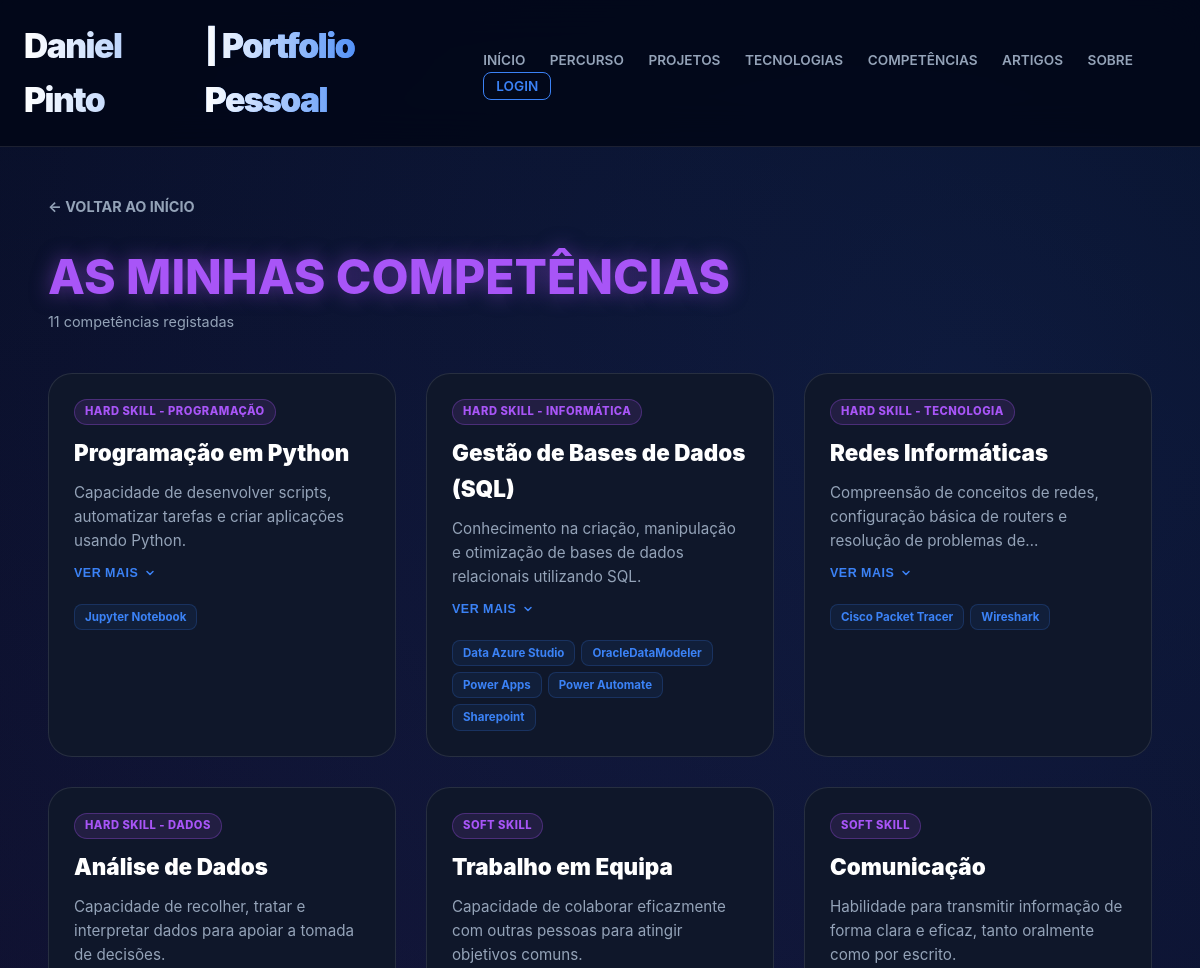
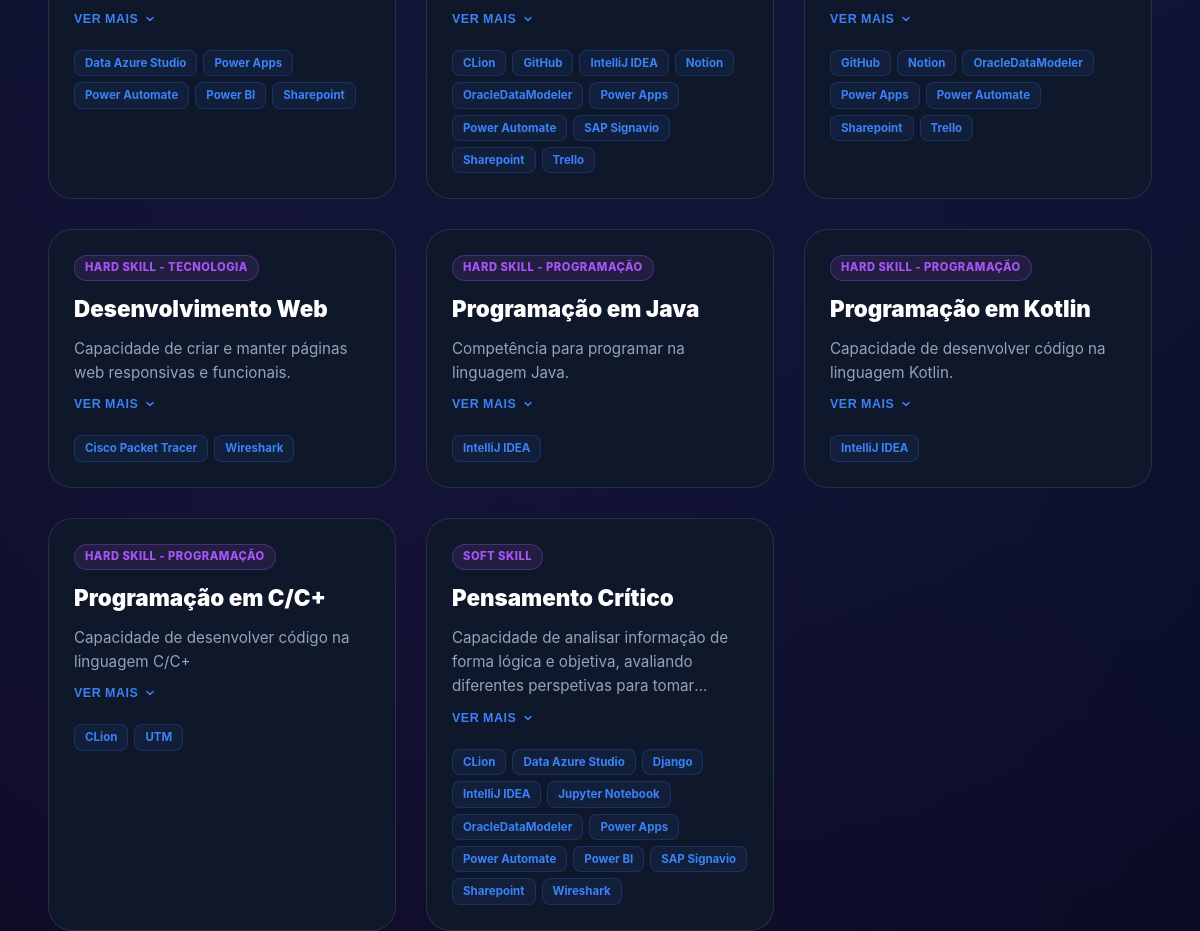
The page /competencias/ on the database its author committed (2 pictures, top to bottom).
### portfolioPessoal/models.py (models this page shows, shortened)
class Competencia(models.Model):
    nomeCompetencia = models.CharField(max_length=100, verbose_name="Competência")
    descricaoCompetencia = models.TextField(verbose_name="Descrição")
    categoria = models.CharField(max_length=50, verbose_name="Categoria")
    tfcs = models.ManyToManyField('TFC', related_name='competencias_validas', blank=True, verbose_name="TFCs Associados")
    formacoes = models.ManyToManyField('Formacao', related_name='competencias_validas', blank=True, verbose_name="Formações Relacionadas")
    interesses = models.ManyToManyField('Interesse', related_name='competencias_validas', blank=True, verbose_name="Interesses Relacionados")
    tecnologias = models.ManyToManyField('Tecnologia', related_name='competencias_validas', blank=True, verbose_name="Tecnologias Utilizadas")
    class Meta:
        verbose_name = "Competência"
        verbose_name_plural = "Competências"

class Tecnologia(models.Model):
    nomeTecnologia = models.CharField(max_length=100, primary_key=True, verbose_name="Nome da Tecnologia")
    descricaoTecnologia = models.TextField(verbose_name="Descrição")
    logotipo = models.ImageField(upload_to='tecnologias/', blank=True, null=True, verbose_name="Logotipo")
    linkSite = models.URLField(blank=True, null=True, verbose_name="Link do Site Oficial")
    tipoTecnologia = models.CharField(max_length=50, verbose_name="Tipo de Tecnologia")
    classificacao = models.IntegerField(verbose_name="Classificação")
    class Meta:
        verbose_name = "Tecnologia"
        verbose_name_plural = "Tecnologias"

### portfolioPessoal/views.py (the view)
# urls.py: path('competencias/', views.competencias_view, name='competencias'),
def competencias_view(request):
    gestor = is_gestor(request.user)
    return render(request, 'portfoliopessoal/competencias.html', {
        'competencias': Competencia.objects.all(),
        'is_gestor': gestor,
    })

### portfolioPessoal/context_processors.py (called while the page is built)
def gestor_context(request):
    is_gestor = (
        request.user.is_authenticated and
        request.user.groups.filter(name='gestor-portfolio').exists()
    )
    return {'is_gestor_global': is_gestor}

### portfolioPessoal/views.py (called while the page is built)
def is_gestor(user):
    return user.is_authenticated and user.groups.filter(name='gestor-portfolio').exists()

### portfolioPessoal/templates/portfoliopessoal/competencias.html (shortened to what this page needs)
{% extends 'portfoliopessoal/base.html' %}
{% block content %}
<div style="padding-top: 40px; animation: fadeInUp 0.8s ease-out;">
    {% if gestao %}
    <a href="{% url 'admin_dashboard' %}" class="btn-back">← Voltar ao Painel</a>
    {% else %}
    <a href="{% url 'portfolio' %}" class="btn-back">← Voltar ao Início</a>
    {% endif %}
    <div style="display: flex; justify-content: space-between; align-items: center; margin-bottom: 40px;">
        <div>
            <h2 class="hero-subtitle" style="margin: 0 0 6px 0;">As Minhas <span>Competências</span></h2>
            <p style="color: var(--text-muted); margin: 0; font-size: 0.9rem;">{{ competencias|length }} competência{{ competencias|length|pluralize:"s" }} registada{{ competencias|length|pluralize:"s" }}</p>
        </div>
    </div>
    <section class="project-grid">
        {% for c in competencias %}
        <article class="p-card anim-scale" style="animation-delay: {{ forloop.counter0 }}00ms;">
            <div class="p-info">
                <div style="display: flex; align-items: center; justify-content: space-between; margin-bottom: 10px;">
                    <span style="
                        background: {% if c.categoria == 'Hard Skill' %}rgba(59,130,246,0.12){% else %}rgba(168,85,247,0.12){% endif %};
                        border: 1px solid {% if c.categoria == 'Hard Skill' %}rgba(59,130,246,0.3){% else %}rgba(168,85,247,0.3){% endif %};
                        color: {% if c.categoria == 'Hard Skill' %}var(--accent){% else %}var(--purple){% endif %};
                        padding: 3px 10px; border-radius: 20px;
                        font-size: 0.7rem; font-weight: 800; text-transform: uppercase; letter-spacing: 0.5px;">
                        {{ c.categoria }}
                    </span>
                </div>
                <h3>{{ c.nomeCompetencia }}</h3>
                <p class="p-text" id="text-{{ c.id }}">{{ c.descricaoCompetencia }}</p>
                <button class="p-expand-btn" onclick="toggleDesc('{{ c.id }}')">
                    <span id="label-{{ c.id }}">Ver mais</span>
                    <svg id="arrow-{{ c.id }}" width="12" height="12" viewBox="0 0 24 24" fill="none" stroke="currentColor" stroke-width="3" stroke-linecap="round" stroke-linejoin="round">
                        <path d="m6 9 6 6 6-6"/>
                    </svg>
                </button>
                {% if c.tecnologias.all %}
                <div style="margin-top: 14px; display: flex; flex-wrap: wrap; gap: 6px;">
                    {% for t in c.tecnologias.all %}
                    <span style="background: rgba(59,130,246,0.08); border: 1px solid rgba(59,130,246,0.2); color: var(--accent); padding: 3px 10px; border-radius: 8px; font-size: 0.72rem; font-weight: 700; transition: 0.2s;"
                          onmouseover="this.style.background='rgba(59,130,246,0.18)'"
                          onmouseout="this.style.background='rgba(59,130,246,0.08)'">
                        {{ t.nomeTecnologia }}
                    </span>
                    {% endfor %}
                </div>
                {% endif %}
            </div>
        </article>
        {% empty %}
        <div style="grid-column: 1 / -1; text-align: center; padding: 80px 50px;">
            <div style="font-size: 3rem; margin-bottom: 16px;">⚡</div>
            <p style="color: var(--text-muted);">Ainda não tens competências registadas.</p>
        </div>
        {% endfor %}
    </section>
</div>
{% endblock %}

### portfolioPessoal/static/style.css (style rules this page uses)
:root { --bg-deep: #020617; --bg-card: #0f172a; --bg-input: rgba(2, 6, 23, 0.6); --accent: #3b82f6; --accent-glow: rgba(59, 130, 246, 0.5); --purple: #a855f7; --purple-glow: rgba(168, 85, 247, 0.5); --text-main: #f8fafc; --text-muted: #94a3b8; --border: rgba(255, 255, 255, 0.1); }
body { font-family: 'Inter', sans-serif; background-color: var(--bg-deep); background-image: radial-gradient(circle at 80% 20%, rgba(59, 130, 246, 0.15), transparent), radial-gradient(circle at 20% 80%, rgba(168, 85, 247, 0.1), transparent); background-attachment: fixed; margin: 0; color: var(--text-main); overflow-x: hidden; line-height: 1.6; }
.hero-subtitle { font-size: 3rem; font-weight: 800; color: var(--purple); margin: 10px 0 25px 0; line-height: 1.1; text-transform: uppercase; text-shadow: 0 0 20px var(--purple-glow); }
.btn-back { display: inline-flex; align-items: center; gap: 8px; color: var(--text-muted); text-decoration: none; font-size: 0.9rem; font-weight: 700; margin-bottom: 25px; transition: 0.3s; text-transform: uppercase; }
.project-grid { display: grid; grid-template-columns: repeat(auto-fill, minmax(300px, 1fr)); gap: 30px; margin-top: 40px; align-items: stretch; }
.p-card { background: var(--bg-card); border-radius: 24px; border: 1px solid var(--border); overflow: hidden; transition: 0.3s ease; display: flex; flex-direction: column; }
.p-info { padding: 25px; flex-grow: 1; display: flex; flex-direction: column; }
.p-info h3 { margin: 0 0 10px 0; font-size: 1.4rem; font-weight: 900; color: #ffffff; }
.p-text { color: var(--text-muted); font-size: 0.95rem; line-height: 1.6; margin: 0 0 12px 0; display: -webkit-box; -webkit-line-clamp: 3; -webkit-box-orient: vertical; overflow: hidden; transition: max-height 0.4s ease; }
.p-expand-btn { background: none; border: none; color: var(--accent); font-size: 0.78rem; font-weight: 800; text-transform: uppercase; cursor: pointer; padding: 0; display: inline-flex; align-items: center; gap: 6px; margin-bottom: 10px; letter-spacing: 0.5px; transition: color 0.2s; }
.p-expand-btn svg { transition: transform 0.3s ease; }
.anim-scale { animation: scaleIn 0.5s ease-out both; }
.p-card { position: relative; overflow: hidden; }
.p-card::before { content: ''; position: absolute; top: 0; left: 0; right: 0; height: 2px; background: linear-gradient(90deg, var(--accent), var(--purple)); transform: scaleX(0); transform-origin: left; transition: transform 0.4s ease; }
html { scroll-behavior: smooth; }
.btn-back { position: relative; padding: 8px 0; }
.btn-back::before { content: ''; position: absolute; bottom: 0; left: 0; width: 0; height: 1px; background: var(--accent); transition: width 0.3s ease; }

### rows shown on the page
Competencia: categoria "HARD SKILL - PROGRAMAÇÃO", nomeCompetencia "Programação em Python", descricaoCompetencia "Capacidade de desenvolver scripts, automatizar tarefas e criar aplicações usando Python.", {{ c.id }} 1 (drawn)
Tecnologia: nomeTecnologia "Jupyter Notebook"
Competencia: categoria "HARD SKILL - INFORMÁTICA", nomeCompetencia "Gestão de Bases de Dados (SQL)", descricaoCompetencia "Conhecimento na criação, manipulação e otimização de bases de dados relacionais utilizando SQL."
Tecnologia: nomeTecnologia "Data Azure Studio"
Tecnologia: nomeTecnologia "OracleDataModeler"
Tecnologia: nomeTecnologia "Power Apps"
Tecnologia: nomeTecnologia "Power Automate"
Tecnologia: nomeTecnologia "Sharepoint"
Competencia: categoria "HARD SKILL - TECNOLOGIA", nomeCompetencia "Redes Informáticas", descricaoCompetencia "Compreensão de conceitos de redes, configuração básica de routers e resolução de problemas…", {{ c.id }} 3 (drawn)
Tecnologia: nomeTecnologia "Cisco Packet Tracer"
Tecnologia: nomeTecnologia "Wireshark"
Competencia: categoria "HARD SKILL - DADOS", nomeCompetencia "Análise de Dados", descricaoCompetencia "Capacidade de recolher, tratar e interpretar dados para apoiar a tomada de decisões."
Tecnologia: nomeTecnologia "Power BI"
Competencia: categoria "SOFT SKILL", nomeCompetencia "Trabalho em Equipa", descricaoCompetencia "Capacidade de colaborar eficazmente com outras pessoas para atingir objetivos comuns."
Tecnologia: nomeTecnologia "CLion"
Tecnologia: nomeTecnologia "GitHub"
Tecnologia: nomeTecnologia "IntelliJ IDEA"
Tecnologia: nomeTecnologia "Notion"
Tecnologia: nomeTecnologia "SAP Signavio"
Tecnologia: nomeTecnologia "Trello"
Competencia: categoria "SOFT SKILL", nomeCompetencia "Comunicação", descricaoCompetencia "Habilidade para transmitir informação de forma clara e eficaz, tanto oralmente como por escrito."
Competencia: categoria "HARD SKILL - TECNOLOGIA", nomeCompetencia "Desenvolvimento Web", descricaoCompetencia "Capacidade de criar e manter páginas web responsivas e funcionais."
Competencia: categoria "HARD SKILL - PROGRAMAÇÃO", nomeCompetencia "Programação em Java", descricaoCompetencia "Competência para programar na linguagem Java."
Competencia: categoria "HARD SKILL - PROGRAMAÇÃO", nomeCompetencia "Programação em Kotlin", descricaoCompetencia "Capacidade de desenvolver código na linguagem Kotlin."
Competencia: categoria "HARD SKILL - PROGRAMAÇÃO", nomeCompetencia "Programação em C/C+", descricaoCompetencia "Capacidade de desenvolver código na linguagem C/C+"
Tecnologia: nomeTecnologia "UTM"
Competencia: categoria "SOFT SKILL", nomeCompetencia "Pensamento Crítico", descricaoCompetencia "Capacidade de analisar informação de forma lógica e objetiva, avaliando diferentes perspetivas para…"
Tecnologia: nomeTecnologia "Django"

### other values the page prints
{{ competencias|length }} "11"
